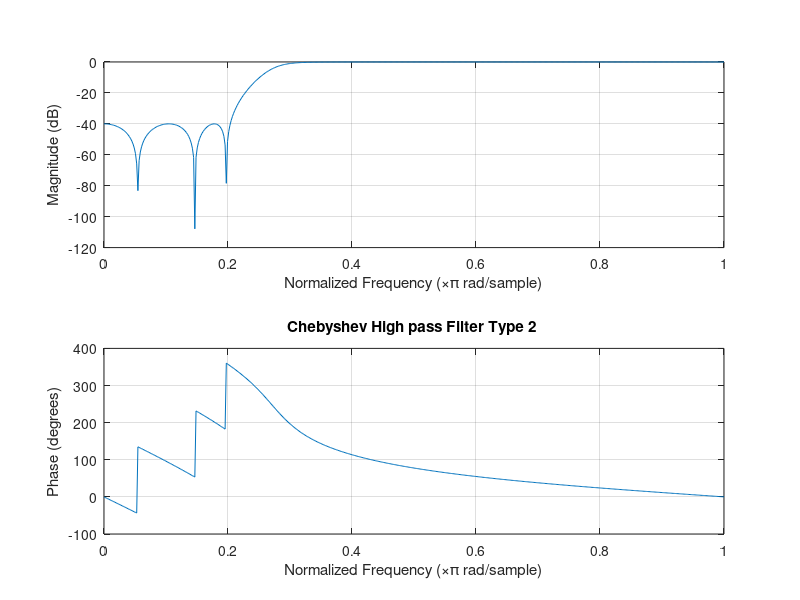
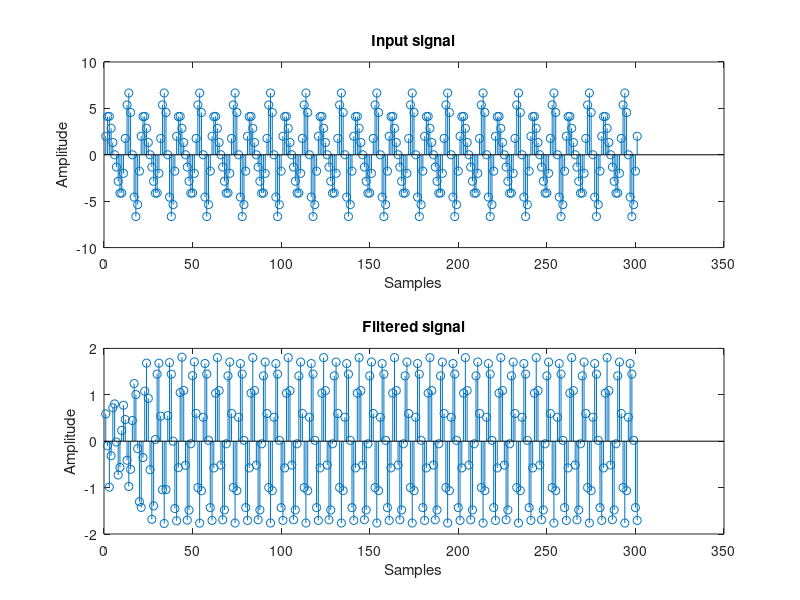
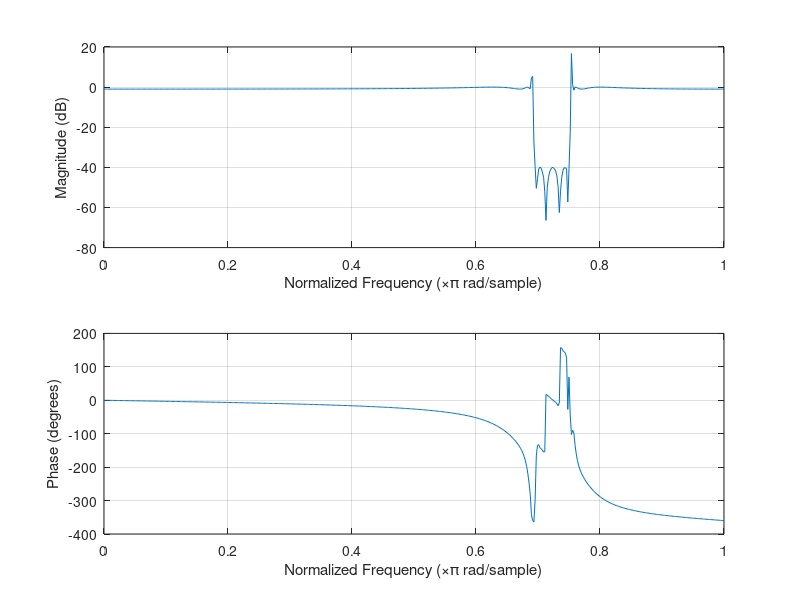
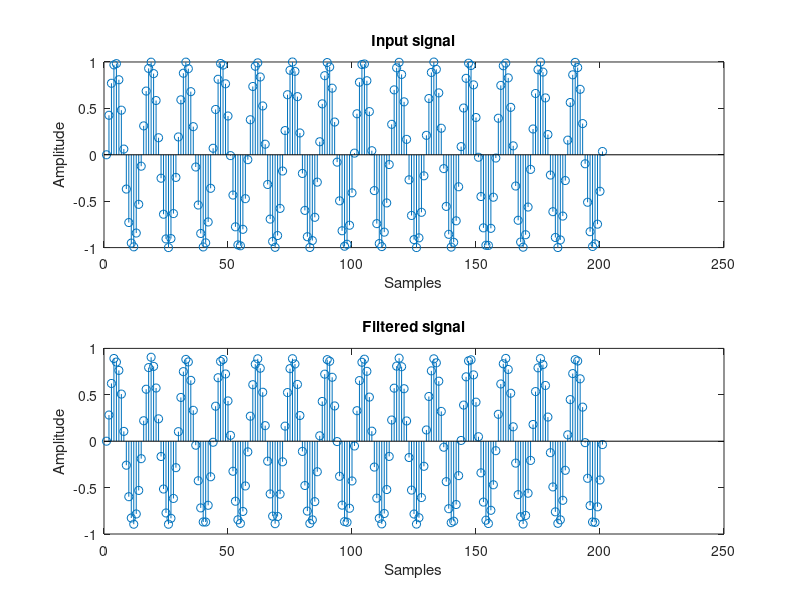

Recreate these plots in MATLAB, in order.
clc;clear all;

%% 5.3 IIR Filtering of Sinusoids

fs=1000;
Ts=1/fs;
n=0:300;
x=5*sin(200*pi*n*Ts)+2*cos(300*pi*n*Ts);
wp=150;Wp=wp/(fs/2);
ws=100;Ws=ws/(fs/2);
Rp=1;Rs=40;
[n,Ws]=cheb2ord(Wp,Ws,Rp,Rs);
[b,a]=cheby2(n,Rs,Ws,'high');

figure(1);
freqz(b,a);
title('Chebyshev High pass Filter Type 2 ');
out=filter(b,a,x);

figure(2);
subplot(2,1,1);
stem(x);
title('Input signal');
xlabel('Samples');ylabel('Amplitude');
subplot(2,1,2);
stem(out);
title('Filtered signal');
xlabel('Samples');ylabel('Amplitude');

N = 10;
n=0:200;
Td = 2;
x = sin(0.44*n);
w1 = 0.44*pi;
w2 = 0.48*pi;
W1=w1/Td;
W2=w2/Td;
Wp = [W1 W2];
[b,a] = ellip(N,Rp,Rs,Wp,'stop');

figure(3);
freqz(b,a);
out = filter(b,a,x); 
figure(4);
subplot(2,1,1);
stem(x);
title('Input signal');
xlabel('Samples');ylabel('Amplitude');
subplot(2,1,2);
stem(out);
title('Filtered signal');
xlabel('Samples');ylabel('Amplitude');